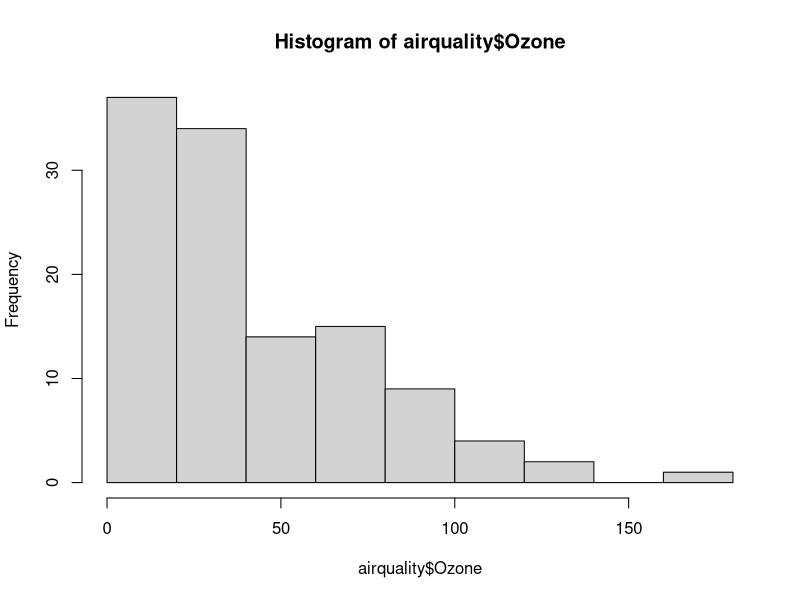
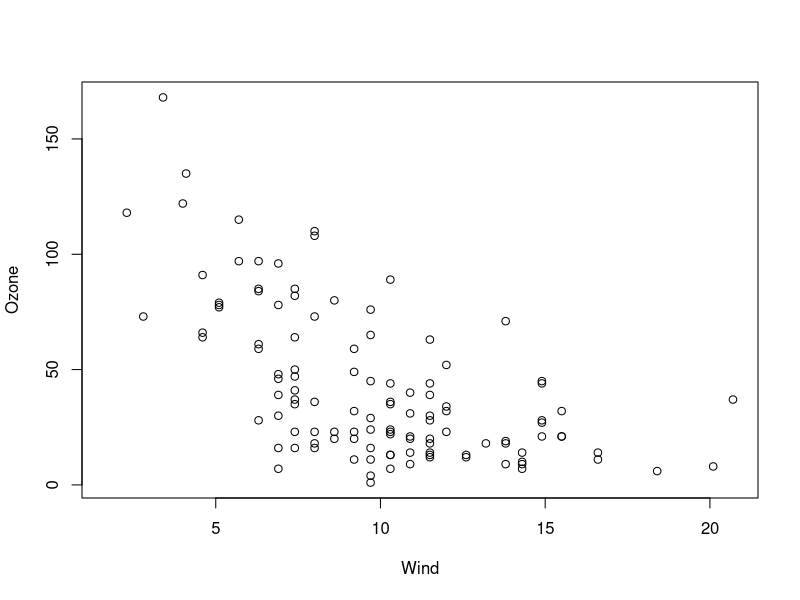
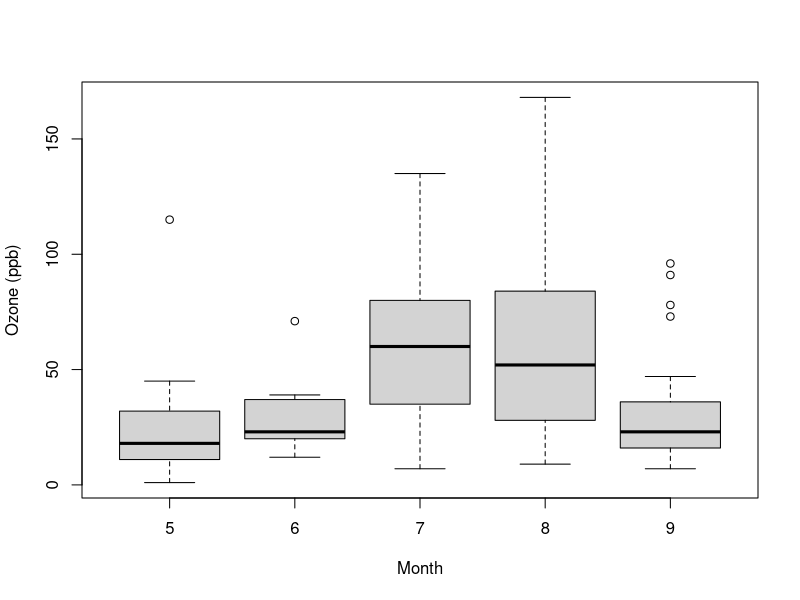
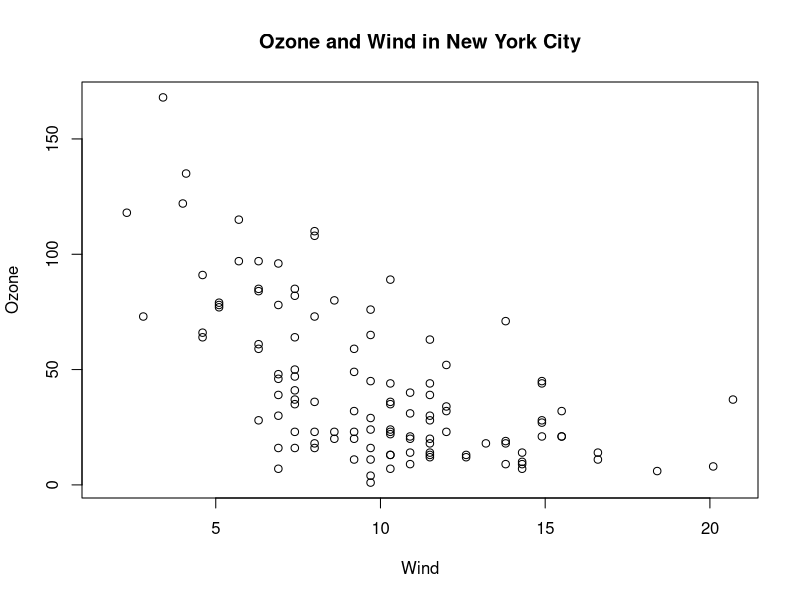
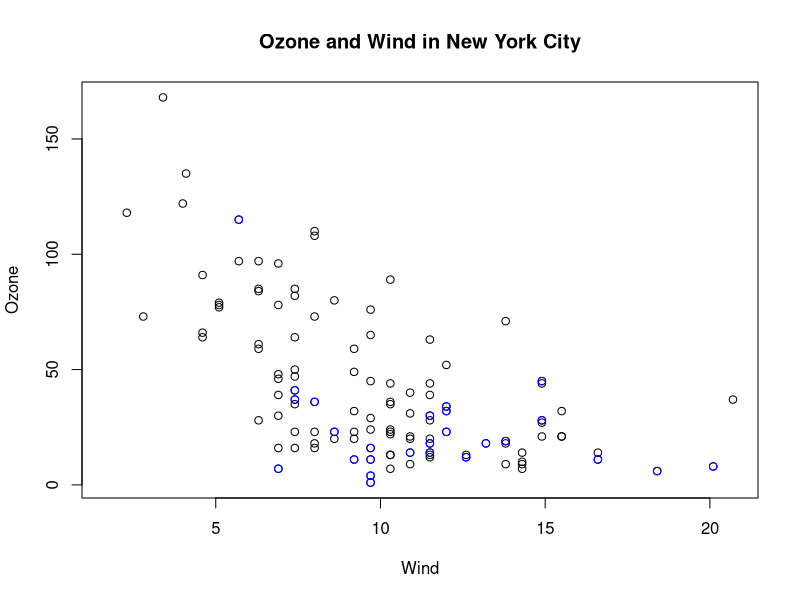
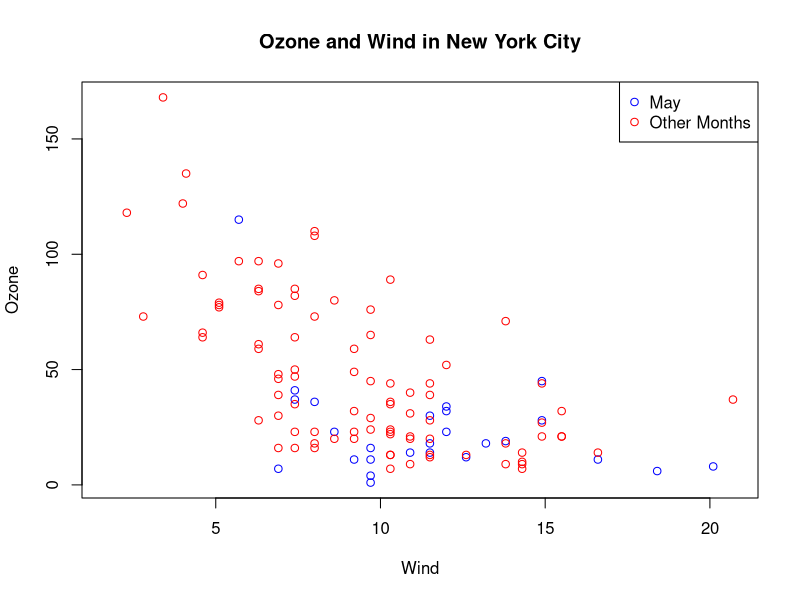
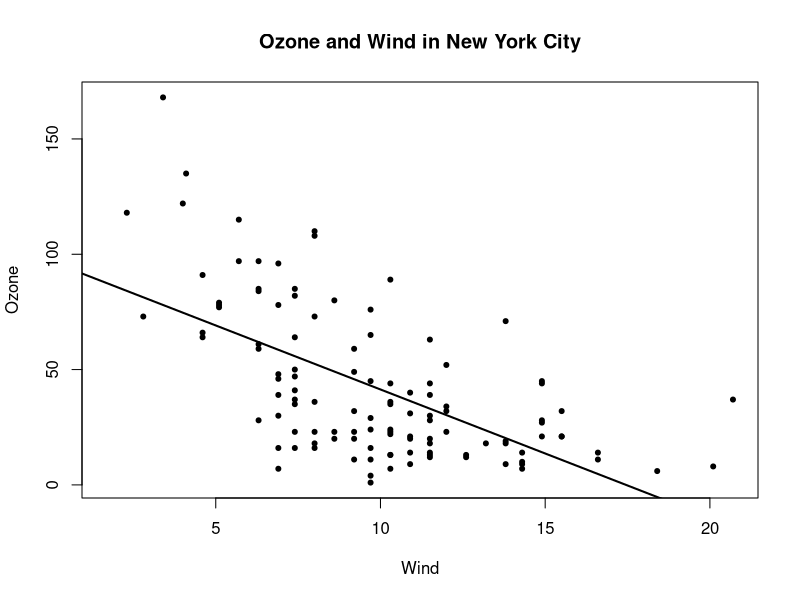
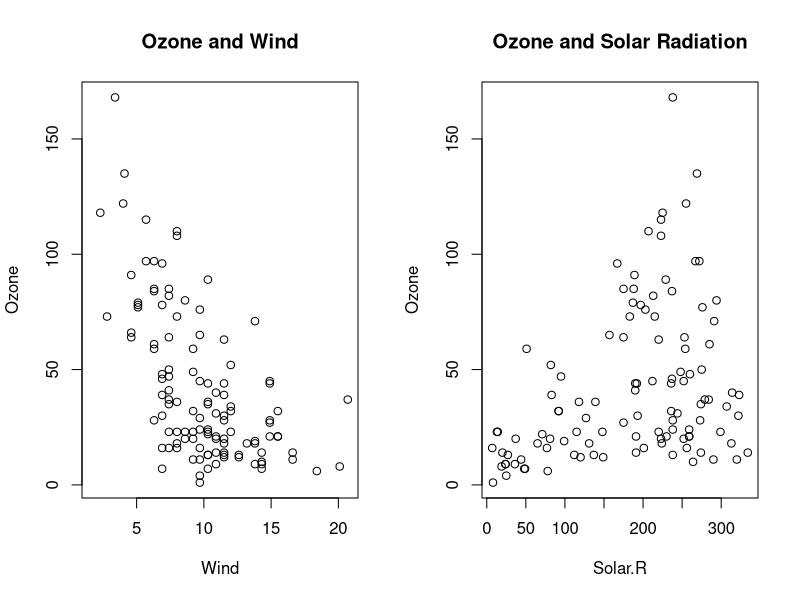

The R script that drew these images, in order:
# The Process of Making a Plot
# 
# When making a plot one must first make a few considerations (not necessarily in this order):
# - Where will the plot be made? On the screen? In a file?
# - How will the plot be used?
#     - Is the plot for viewing temporarily on the screen?
#     - Will it be presented in a web browser?
#     - Will it eventually end up in a paper that might be printed?
#     - Are you using it in a presentation?
# - Is there a large amount of data going into the plot? Or is it just a few points?
# - Do you need to be able to dynamically resize the graphic?
# - What graphics system will you use: base, lattice, or ggplot2? These generally cannot be mixed.
# - Base graphics are usually constructed piecemeal, with each aspect of the plot handled
#   separately through a series of function calls; this is often conceptually simpler and allows plotting
#   to mirror the thought process
# - Lattice graphics are usually created in a single function call, so all of the graphics parameters
#   have to specified at once; specifying everything at once allows R to automatically calculate the
#   necessary spacings and font sizes.
# - ggplot2 combines concepts from both base and lattice graphics but uses an independent
#   implementation
#We focus on using the base plotting system to create graphics on the screen device.


# Base graphics are used most commonly and are a very powerful system for creating 2-D graphics.
# 
# > There are two phases to creating a base plot:
#   -Initializing a new plot
#   -Annotating (adding to) an existing plot

# > Calling plot(x, y) or hist(x) will launch a graphics device (if one is not already open) and
#   draw a new plot on the device.The plot function is a generic function in R, and so, it has, it, it can behave   differently, depending on what kinds of data you pass to it. If you don't pass it a special type, piece of data, so, if you just pass it, if X and Y are, for example, vectors, then, you use what's called the default method for plot. 

# >If the arguments to plot are not of some special class, then the default method for plot is
# called; this function has many arguments, letting you set the title, x axis label, y axis label, etc.

# > The base graphics system has many parameters that can set and tweaked; these parameters are
# documented in ?par; it wouldn’t hurt to try to memorize this help page!

library(datasets)
hist(airquality$Ozone) ## Draw a new plot

# Scatterplot
with(airquality, plot(Wind, Ozone))

airquality <- transform(airquality, Month = factor(Month))
boxplot(Ozone ~ Month, airquality, xlab = "Month", ylab = "Ozone (ppb)")


# Some Important Base Graphics Parameters
# Many base plotting functions share a set of parameters. Here are a few key ones:
#   -pch: the plotting symbol (default is open circle)
#   -lty: the line type (default is solid line), can be dashed, dotted, etc.
#   -lwd: the line width, specified as an integer multiple
#   -col: the plotting color, specified as a number, string, or hex code; the colors() function gives
#         you a vector of colors by name
#   -xlab: character string for the x-axis label
#   -ylab: character string for the y-axis label

# The par() function is used to specify global graphics parameters that affect all plots in an R
# session. These parameters can be overridden when specified as arguments to specific plotting
# functions.
#   - las: the orientation of the axis labels on the plot
#   - bg: the background color
#   - mar: the margin size
#   - oma: the outer margin size (default is 0 for all sides)
#   - mfrow: number of plots per row, column (plots are filled row-wise)
#   - mfcol: number of plots per row, column (plots are filled column-wise)

# Default values for global graphics parameters
par("lty")
par("col")
par("pch")
par("bg")
par("mar")
par("mfrow")


# Base Plotting Functions
#   - plot: make a scatterplot, or other type of plot depending on the class of the object being plotted
#   - lines: add lines to a plot, given a vector x values and a corresponding vector of y values (or a 2-
#          column matrix); this function just connects the dots
#   - points: add points to a plot
#   - text: add text labels to a plot using specified x, y coordinates
#   - title: add annotations to x, y axis labels, title, subtitle, outer margin
#   - mtext: add arbitrary text to the margins (inner or outer) of the plot
#   - axis: adding axis ticks/labels



library(datasets)
with(airquality, plot(Wind, Ozone))
title(main = "Ozone and Wind in New York City") ## Add a title

with(airquality, plot(Wind, Ozone, main = "Ozone and Wind in New York City"))
with(subset(airquality, Month == 5), points(Wind, Ozone, col = "blue"))

with(airquality, plot(Wind, Ozone, main = "Ozone and Wind in New York City",type = "n")) # type equals n and so what type equals n means it basically sets up the plot and initializes the graphics device but it doesn't actually plot anything. So it doesn't put anything into the plotting region. It just makes a, it sets up all the other stuff in the plot without the actual data. And then as I, in order to put the data into the plot, I kind of go through subsets of the data frame.
with(subset(airquality, Month == 5), points(Wind, Ozone, col = "blue"))
with(subset(airquality, Month != 5), points(Wind, Ozone, col = "red"))
legend("topright", pch = 1, col = c("blue", "red"), legend = c("May", "Other Months"))


# Adding a regression line
with(airquality, plot(Wind, Ozone, main = "Ozone and Wind in New York City",pch = 20))
model <- lm(Ozone ~ Wind, airquality)
abline(model, lwd = 2)

# Multiple Base Plots
par(mfrow = c(1, 2))
with(airquality, {
  plot(Wind, Ozone, main = "Ozone and Wind")
  plot(Solar.R, Ozone, main = "Ozone and Solar Radiation")
})

par(mfrow = c(1, 3), mar = c(4, 4, 2, 1), oma = c(0, 0, 2, 0))
with(airquality, {
  plot(Wind, Ozone, main = "Ozone and Wind")
  plot(Solar.R, Ozone, main = "Ozone and Solar Radiation")
  plot(Temp, Ozone, main = "Ozone and Temperature")
  mtext("Ozone and Weather in New York City", outer = TRUE)
})

########################################################################################################
# Base Plotting Demonstration
########################################################################################################
x <- rnorm(100)
hist(x)

#Plotting x and y
y <- rnorm(100)
plot(x,y) #default small white circles as points

# Here's four margins here, one for each side. This is side one. This is side two. This is side three, and this is side four over here. And you can see that the margin for the bottom is is, is the largest. So there's, there's five lines of margin text available. On the side two, there's four lines of margin text available. On the top, there's also four, so, side three. And on the right side, side four, there's the smallest amount of a margin text available.
# Setting the margin
par(mar=c(2,2,2,2))
plot(x,y)


par(mar=c(4,4,2,2))
plot(x,y)
plot(x,y,pch = 20) #solid black circles
plot(x,y,pch = 2) # triangles
plot(x,y,pch = 3) # '+' sign
plot(x,y,pch = 4) # 'x' sign
example(points) # gives a demo of all the point symbols available in the Base system


title("Scatterplot")
text(-2,-2,"Label")
legend("topleft", legend = "Data", pch = 2)

#Adding linear model
fit <- lm(y ~ x)
abline(fit, lwd = 3, col ="blue")

#Adding x and y lables
plot(x,y,xlab = "Weight", ylab = "Height",main = "Scatterplot", pch = 20)
legend("topright", legend = "Data", pch = 20)
fit <- lm(y ~ x)
abline(fit, lwd = 3, col = "red")

# Let's see what happens if we try to put more than one plot
z <- rpois(100,2)

par(mfrow = c(2,1))
plot(x,y, pch = 20)
plot(x,z, pch = 19)

#Let's set the margins
par(mar = c(2,2,1,1))
plot(x,y, pch = 20)
plot(x,z, pch = 19)

par(mfrow = c(1,2))
plot(x,y, pch = 20)
plot(x,z, pch = 19)

par(mar = c(4,4,2,2))
plot(x,y, pch = 20)
plot(x,z, pch = 19)

par(mfrow = c(2,2)) #row wise plots
plot(x,y, pch = 20)
plot(x,z, pch = 19)
plot(z,x, pch = 20)
plot(y,x, pch = 19)

par(mfcol = c(2,2)) #column wise plots
plot(x,y, pch = 20)
plot(x,z, pch = 19)
plot(z,x, pch = 20)
plot(y,x, pch = 19)

par(mfrow=c(1,1))
x <- rnorm(100)
y <- x + rnorm(100)
g <- gl(2,50, labels = c("Male", "Female"))
plot(x,y, type = "n") #creates the new blank plot , but does not put the data
points(x[g == "Male"], y[g == "Male"],col = "green")
points(x[g == "Female"], y[g == "Female"],col = "blue", pch = 19)
